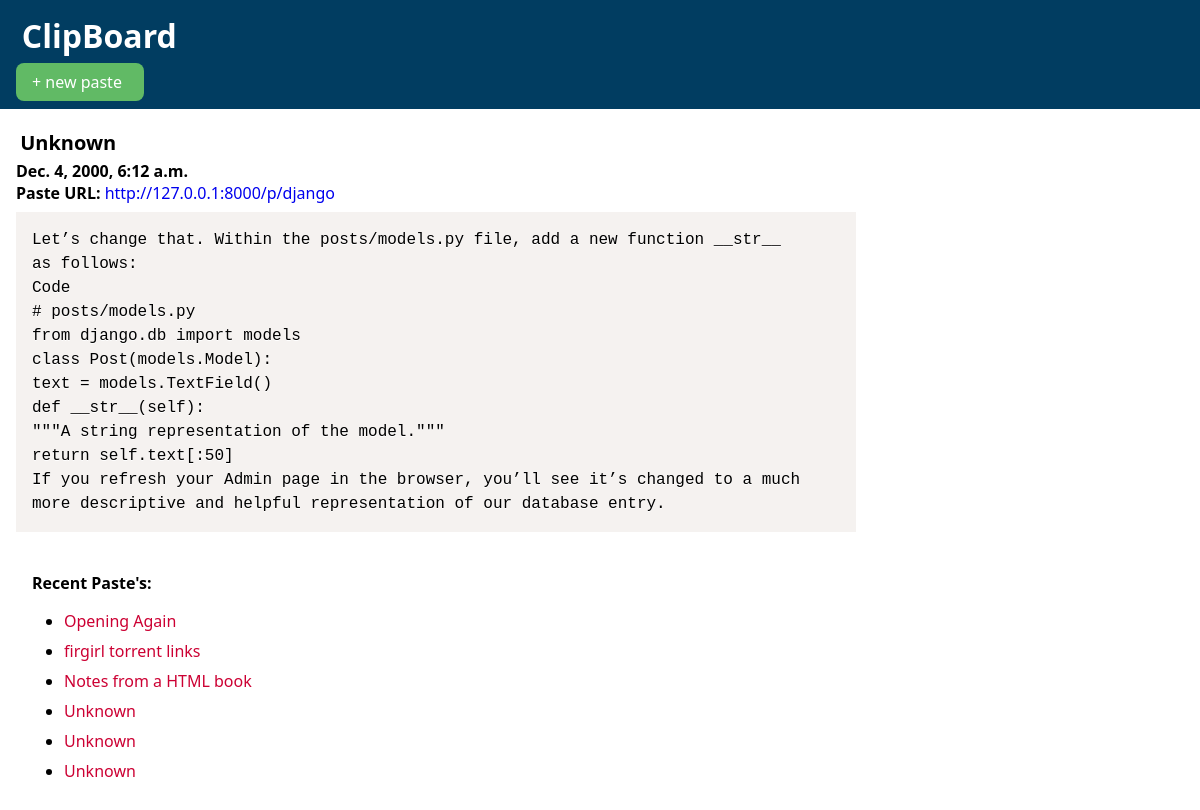
The app's page /p/django/, older data.
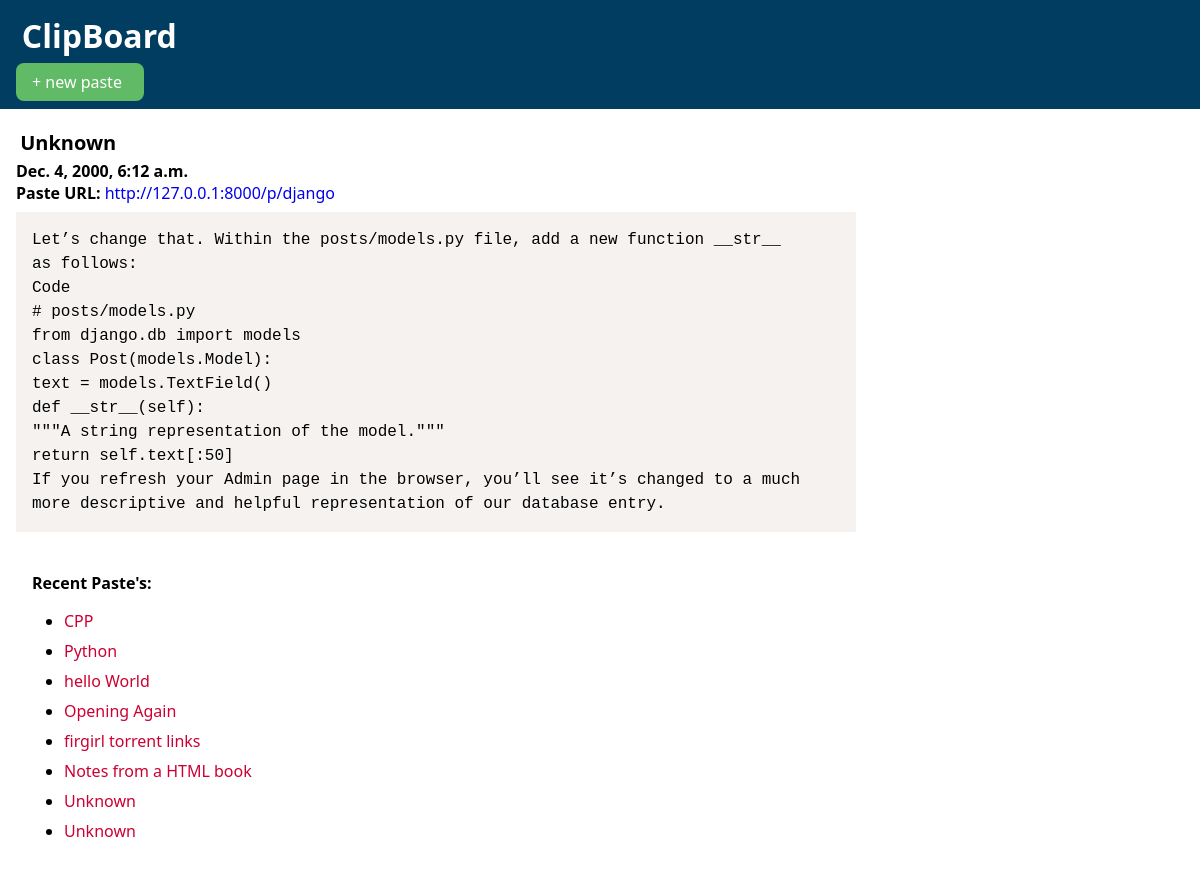
The same page, newer data.
### todoapp/models.py (models this page shows, shortened)
class Todo(models.Model):
    alphanumeric = RegexValidator(r'^[0-9a-zA-Z]*$', 'Only alphanumeric characters are allowed.')
    title=models.CharField(max_length=40, default="Unknown")
    text=models.TextField()
    link_code=models.CharField(max_length=8,unique=True, validators=[alphanumeric])
    langs=[('c','C'),('cpp','CPP'),('py','Python')]
    lang=models.CharField(max_length=10, choices=langs, default='c')
    date=models.DateTimeField(auto_now_add=True)

### todoapp/views.py (the view)
# urls.py: url(r'^p/(?P<link_c>[-\w]+)/$', views.show_todo, name='show_todo'),
def show_todo(request,link_c):
    todo=Todo.objects.get(link_code=link_c)
    return render(request, "detail.html", {'todo': todo,'todos':todos})

### todoapp/templates/detail.html (shortened to what this page needs)
<head> <title>ClipBoard</title>
    <link href="http://127.0.0.1:8000/static/css/todoapp.css" rel="stylesheet">
    <link href="http://127.0.0.1:8000/static/css/prism.css" rel="stylesheet" />
</head>
<body>
    <header>
        <h1 class="logo">ClipBoard</h1>
        <div class="new_paste"><a class="npaste", href="http://127.0.0.1:8000/">+ new paste</a></div>
    </header>
<div class="main">
    <h1 class="h1title">{{todo.title}}</h1>
    <b><time>{{todo.date}}</time></b>
    <div class="hlinks">
        <b>Paste URL:</b> <a href="http://127.0.0.1:8000/p/{{todo.link_code}}">http://127.0.0.1:8000/p/{{todo.link_code}}</a>
    </div>
    <pre><code class="language-{{todo.lang}}" >{{todo.text}}</code></pre>
</div>
<aside>
    <div class="asideleft"><label>Recent Paste's:</label>
    <ul>
        {% for td in todos %}
        <li><a class="ali", href="http://127.0.0.1:8000/p/{{td.link_code}}">{{td.title}}</a></li>
    {% endfor %}
    </ul>
    </div>
</aside>
</body>

Row changes from the older to the newer data that the page shows:
removed Todo: title "Unknown"
added Todo: title "CPP"
added Todo: title "Python"
added Todo: title "hello World"
